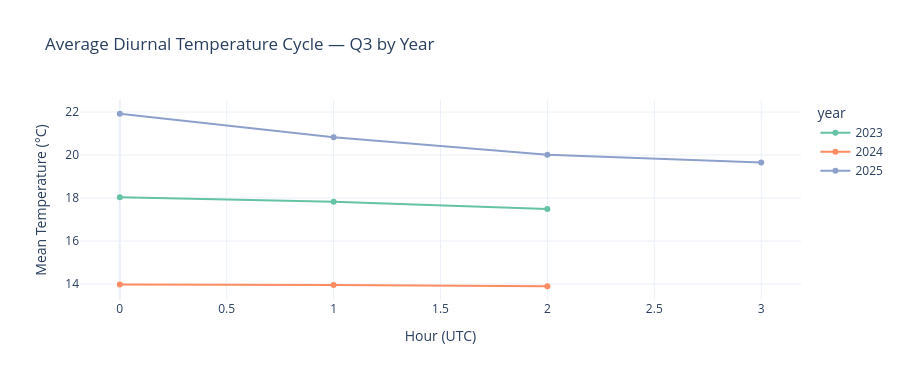

Notebook code for this chart:
### Code cell
# ── Visual 7: Diurnal temperature cycle per year ──────────────────────────────
df['hour'] = df['DATEUTC'].dt.hour
diurnal = df.groupby(['year','hour'])['temp_c'].mean().reset_index()

fig_diurnal = px.line(
    diurnal, x='hour', y='temp_c', color='year',
    color_discrete_sequence=px.colors.qualitative.Set2,
    markers=True,
    labels={'hour':'Hour (UTC)', 'temp_c':'Mean Temperature (°C)'},
    title='Average Diurnal Temperature Cycle — Q3 by Year',
    template='plotly_white', height=380
)
fig_diurnal.show()

### Figure 1 — Plotly figure (JSON) as saved in the notebook; plotly's stock layout.template omitted (floating-point values rounded to 4 significant figures)
{"data": [{"hovertemplate": "year=2023<br>Hour (UTC)=%{x}<br>Mean Temperature (°C)=%{y}<extra></extra>", "legendgroup": "2023", "line": {"color": "rgb(102,194,165)", "dash": "solid"}, "marker": {"symbol": "circle"}, "mode": "lines+markers", "name": "2023", "orientation": "v", "showlegend": true, "type": "scatter", "x": [0, 1, 2], "xaxis": "x", "y": [18.04, 17.83, 17.49], "yaxis": "y"}, {"hovertemplate": "year=2024<br>Hour (UTC)=%{x}<br>Mean Temperature (°C)=%{y}<extra></extra>", "legendgroup": "2024", "line": {"color": "rgb(252,141,98)", "dash": "solid"}, "marker": {"symbol": "circle"}, "mode": "lines+markers", "name": "2024", "orientation": "v", "showlegend": true, "type": "scatter", "x": [0, 1, 2], "xaxis": "x", "y": [13.99, 13.96, 13.9], "yaxis": "y"}, {"hovertemplate": "year=2025<br>Hour (UTC)=%{x}<br>Mean Temperature (°C)=%{y}<extra></extra>", "legendgroup": "2025", "line": {"color": "rgb(141,160,203)", "dash": "solid"}, "marker": {"symbol": "circle"}, "mode": "lines+markers", "name": "2025", "orientation": "v", "showlegend": true, "type": "scatter", "x": [0, 1, 2, 3], "xaxis": "x", "y": [21.92, 20.83, 20.02, 19.65], "yaxis": "y"}], "layout": {"height": 380, "legend": {"title": {"text": "year"}, "tracegroupgap": 0}, "title": {"text": "Average Diurnal Temperature Cycle — Q3 by Year"}, "xaxis": {"anchor": "y", "domain": [0, 1], "title": {"text": "Hour (UTC)"}}, "yaxis": {"anchor": "x", "domain": [0, 1], "title": {"text": "Mean Temperature (°C)"}}}}
